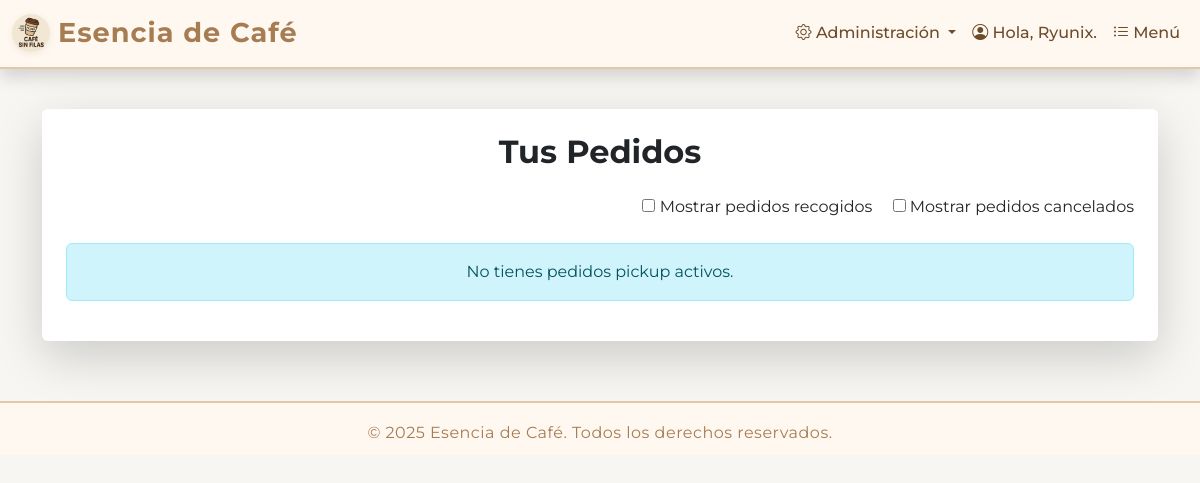
The app's page /pedidos/pickup/ (signed in), older data.
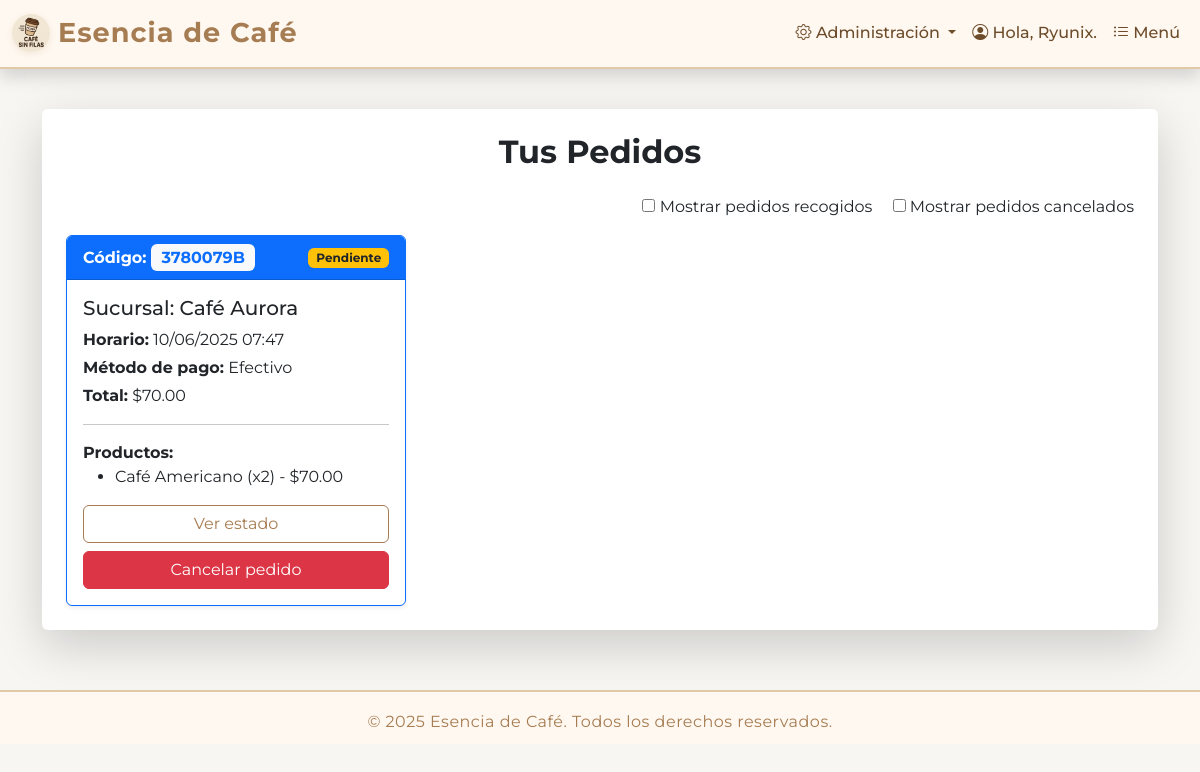
The same page, newer data.
### pedido/models.py (models this page shows, shortened)
class Pedido(models.Model):
    ESTADOS = [
        ('pendiente', 'Pendiente'),
        ('preparando', 'Preparando'),
        ('listo', 'Listo para recoger'),
        ('entregado', 'Entregado'),
        ('cancelado', 'Cancelado'),
    ]
    codigo = models.CharField(
        max_length=12, unique=True, blank=True, null=True)
    usuario = models.ForeignKey(
        User, null=True, blank=True, on_delete=models.SET_NULL)
    sucursal = models.ForeignKey(Sucursal, on_delete=models.CASCADE)
    estado = models.CharField(
        max_length=20, choices=ESTADOS, default='pendiente')
    fecha_hora = models.DateTimeField(auto_now_add=True)
    total = models.DecimalField(max_digits=10, decimal_places=2, default=0)
    puntos_ganados = models.PositiveIntegerField(default=0)
    puntos_usados = models.PositiveIntegerField(default=0)

class Sucursal(models.Model):
    nombre_sucursal = models.CharField(max_length=100)
    calle = models.CharField(max_length=100)
    numero_exterior = models.CharField(max_length=10)
    numero_interior = models.CharField(max_length=10, blank=True, null=True)
    colonia = models.CharField(max_length=100)
    ciudad = models.CharField(max_length=100)
    municipio = models.CharField(max_length=100)
    codigo_postal = models.CharField(max_length=10)
    telefono = models.CharField(max_length=20)
    hora_apertura = models.TimeField()
    hora_cierre = models.TimeField()

class PedidoPickup(models.Model):
    pedido = models.OneToOneField(
        Pedido, on_delete=models.CASCADE, related_name='pickup')
    horario_recoleccion = models.DateTimeField()
    tipo_pago = models.CharField(max_length=20, choices=[(
        'tarjeta', 'Tarjeta'), ('efectivo', 'Efectivo')])

class DetallePedido(models.Model):
    pedido = models.ForeignKey(
        Pedido, on_delete=models.CASCADE, related_name='detalles')
    producto = models.ForeignKey(Producto, on_delete=models.CASCADE)
    cantidad = models.PositiveIntegerField(default=1)
    subtotal = models.DecimalField(max_digits=10, decimal_places=2)

### menu/models.py (models this page shows, shortened)
class Producto(models.Model):
    nombre_producto = models.CharField(
        max_length=100
    )
    tamaño = models.CharField(
        max_length=20
    )
    descripcion = models.TextField()
    imagen = models.ImageField(
        upload_to='media/productos/'
    )
    precio = models.DecimalField(
        max_digits=8, decimal_places=2
    )
    tipo = models.CharField(
        max_length=30
    )
    puntos_extra = models.PositiveIntegerField(
        default=0, help_text="Puntos extra por comprar este producto")
    class Meta:
        verbose_name = "Producto"
        verbose_name_plural = "Productos"

### pedido/views.py (the view)
# urls.py: path('pedidos/pickup/', views.lista_pedidos_pickup,
@login_required
def lista_pedidos_pickup(request):
    mostrar_recogidos = request.GET.get('mostrar_recogidos') == '1'
    mostrar_cancelados = request.GET.get('mostrar_cancelados') == '1'
    estados = ['pendiente', 'preparando', 'pagado']
    if mostrar_recogidos:
        estados.append('recogido')
    if mostrar_cancelados:
        estados.append('cancelado')
    pedidos = Pedido.objects.filter(
        pickup__isnull=False,
        estado__in=estados,
        usuario=request.user
    ).select_related('sucursal', 'pickup').order_by('pickup__horario_recoleccion')
    return render(request, 'pedido/lista_pedidos_pickup.html', {
        'pedidos': pedidos,
        'mostrar_recogidos': mostrar_recogidos,
        'mostrar_cancelados': mostrar_cancelados,
    })

### SisWebCafe/context_processors.py (called while the page is built)
def es_gerente(request):
    if request.user.is_authenticated:
        return {'es_gerente': request.user.groups.filter(name='Gerente').exists()}
    return {'es_gerente': False}

### templates/pedido/lista_pedidos_pickup.html (shortened to what this page needs)
{% extends "Principal/base.html" %}
{% block content %}
<div class="bg-white p-4 rounded shadow-lg" style="max-width: 1200px; margin: 40px auto;">
  <h2 class="fw-bold text-dark mb-4 text-center">Tus Pedidos</h2>
  <form method="get" class="mb-3 text-end">
    <label>
      <input type="checkbox" name="mostrar_recogidos" value="1" {% if mostrar_recogidos %}checked{% endif %} onchange="this.form.submit()">
      Mostrar pedidos recogidos
    </label>
    <label class="ms-3">
    <input type="checkbox" name="mostrar_cancelados" value="1" {% if mostrar_cancelados %}checked{% endif %} onchange="this.form.submit()">
    Mostrar pedidos cancelados
  </label>
  </form>
  {% if pedidos %}
  <div class="row row-cols-1 row-cols-md-2 row-cols-lg-3 g-4">
    {% for pedido in pedidos %}
    <div class="col">
      <div class="card h-100 border-primary shadow-sm">
        <div class="card-header bg-primary text-white d-flex justify-content-between align-items-center">
          <span class="fw-bold">Código: <span class="badge bg-light text-primary fs-6">{{ pedido.codigo }}</span></span>
          {% if pedido.estado == "pendiente" %}
            <span class="badge bg-warning text-dark">{{ pedido.get_estado_display }}</span>
          {% elif pedido.estado == "pagado" %}
            <span class="badge bg-info text-dark">{{ pedido.get_estado_display }}</span>
          {% elif pedido.estado == "recogido" %}
            <span class="badge bg-success">{{ pedido.get_estado_display }}</span>
          {% elif pedido.estado == "cancelado" %}
            <span class="badge bg-danger">{{ pedido.get_estado_display }}</span>
          {% else %}
            <span class="badge bg-secondary">{{ pedido.get_estado_display }}</span>
          {% endif %}
        </div>
        <div class="card-body">
          <h5 class="card-title mb-2">Sucursal: {{ pedido.sucursal.nombre_sucursal }}</h5>
          <p class="mb-1"><strong>Horario:</strong> {{ pedido.pickup.horario_recoleccion|date:"d/m/Y H:i" }}</p>
          <p class="mb-1"><strong>Método de pago:</strong> {{ pedido.pickup.tipo_pago|capfirst }}</p>
          <p class="mb-1"><strong>Total:</strong> ${{ pedido.total }}</p>
          <hr>
          <strong>Productos:</strong>
          <ul class="mb-0">
            {% for detalle in pedido.detalles.all %}
              <li>{{ detalle.producto.nombre_producto }} (x{{ detalle.cantidad }}) - ${{ detalle.subtotal }}</li>
            {% endfor %}
          </ul>
          <div class="d-grid gap-2 mt-3">
            <a href="{% url 'pickup_exito_estado' pedido.id %}" class="btn btn-outline-primary">
              Ver estado
            </a>
            {% if pedido.estado == "pendiente" and pedido.usuario == user %}
            <form method="post" action="{% url 'cancelar_pedido' pedido.id %}">
              <button type="submit" class="btn btn-danger w-100" onclick="return confirm('¿Seguro que deseas cancelar este pedido?');">
                Cancelar pedido
              </button>
            </form>
            {% endif %}
          </div>
        </div>
      </div>
    </div>
    {% endfor %}
  </div>
  {% else %}
    <div class="alert alert-info text-center mt-4">No tienes pedidos pickup activos.</div>
  {% endif %}
</div>
{% endblock %}

Row changes from the older to the newer data that the page shows:
added Pedido: codigo "3780079B", estado "Pendiente", sucursal.nombre_sucursal "Café Aurora", pickup.horario_recoleccion "10/06/2025 07:47", pickup.tipo_pago "Efectivo", total "70.00", shows "Cancelar pedido"
added DetallePedido: producto.nombre_producto "Café Americano", cantidad "2", subtotal "70.00"
Text that changed along with them:
text no longer shown: "No tienes pedidos pickup activos."
